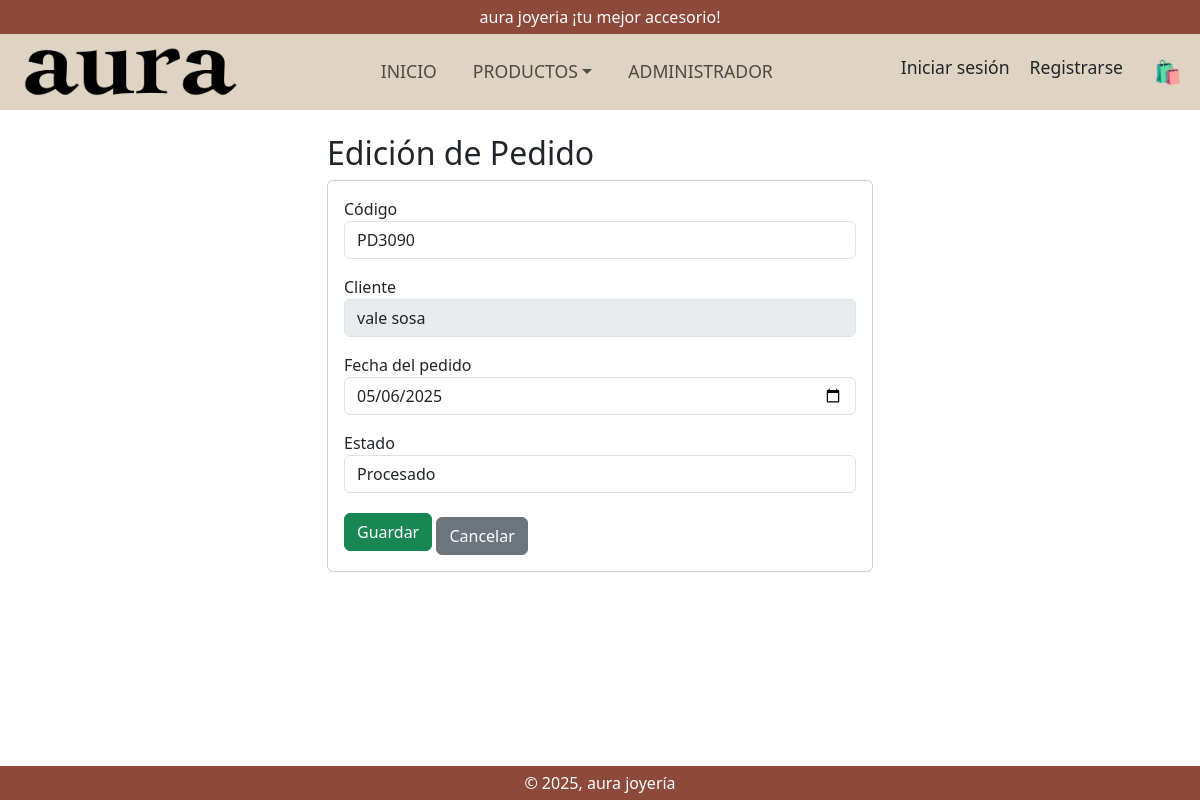
The app's page /edicionPedido/PD3090 with its own data.
### Aplicaciones/Gestion/models.py (models this page shows, shortened)
class Pedidos(models.Model):
    codigo = models.CharField(primary_key=True, max_length=6)
    cliente = models.ForeignKey(Clientes, on_delete=models.CASCADE)
    fecha = models.DateTimeField(auto_now_add=True)
    estado = models.CharField(max_length=20, choices=[
        ('Pendiente', 'Pendiente'),
        ('Procesado', 'Procesado'),
        ('Enviado', 'Enviado'),
        ('Entregado', 'Entregado')
    ], default='Pendiente')

class Clientes(models.Model):
    user = models.OneToOneField(User, on_delete=models.CASCADE, null=True, blank=True)
    codigo = models.CharField(primary_key=True, max_length=6)
    apellidopaterno = models.CharField(max_length=50)
    apellidomaterno = models.CharField(max_length=50)
    nombre = models.CharField(max_length=50)
    correo = models.EmailField(max_length=100, unique=True)
    telefono = models.CharField(max_length=20, blank=True, null=True)
    fecha_registro = models.DateTimeField(auto_now_add=True)

### Aplicaciones/Gestion/views.py (the view)
# urls.py: path('edicionPedido/<str:codigo>', views.edicionPedido, name='editar_pedido'),
def edicionPedido(request, codigo):
    pedido = get_object_or_404(Pedidos, codigo=codigo)
    if request.method == 'POST':
        pedido.estado = request.POST['estado']
        pedido.fecha  = request.POST['fecha_pedido']
        pedido.save()
        messages.success(request, 'Pedido actualizado correctamente.')
        return redirect('gestion_pedidos')
    estados = [
        ('Pendiente', 'Pendiente'),
        ('Procesado', 'Procesado'),
        ('Enviado', 'Enviado'),
        ('Entregado', 'Entregado'),
    ]
    clientes  = Clientes.objects.all()
    productos = Productos.objects.all()
    return render(request, 'edicionPedidos.html', {
        'pedido':    pedido,
         'estados': estados,
    })

### Aplicaciones/Gestion/context_processors.py (called while the page is built)
def categorias_disponibles(request):
    categorias = Categoria.objects.all()
    return {'categorias': categorias}

### Aplicaciones/Gestion/templates/edicionPedidos.html (shortened to what this page needs)
{% extends "./base.html" %}
{% block body %}
<div class="row">
  <div class="col-md-6 offset-md-3">
    <h2>Edición de Pedido</h2>
    <div class="card">
      <div class="card-body">
        <form method="POST">
          <div class="form-group mb-3">
            <label>Código</label>
            <input type="text" name="codigo" value="{{ pedido.codigo }}" class="form-control" readonly>
          </div>
          <div class="form-group mb-3">
            <label>Cliente</label>
            <select name="cliente" class="form-control" disabled>
              <option value="{{ pedido.cliente.codigo }}">{{ pedido.cliente.nombre }} {{ pedido.cliente.apellidopaterno }}</option>
            </select>
          </div>
          <div class="form-group mb-3">
            <label>Fecha del pedido</label>
            <input type="date" name="fecha_pedido" class="form-control" required value="{{ pedido.fecha|date:'Y-m-d' }}">
          </div>
          <div class="form-group mb-3">
            <label>Estado</label>
            <select name="estado" class="form-control" required>
              {% for estado_val, estado_disp in estados %}
                <option value="{{ estado_val }}" {% if pedido.estado == estado_val %}selected{% endif %}>
                  {{ estado_disp }}
                </option>
              {% endfor %}
            </select>
          </div>
          <div class="form-group">
            <button type="submit" class="btn btn-success btn-block text-white">Guardar</button>
            <a href="{% url 'gestion_pedidos' %}" class="btn btn-secondary btn-block mt-2">Cancelar</a>
          </div>
        </form>
      </div>
    </div>
  </div>
</div>
{% endblock %}

### Aplicaciones/Gestion/templates/base.html (style rules this page uses)
html, body { height: 100%; margin: 0; padding: 0; }
body { display: flex; flex-direction: column; }

### records on screen
Pedidos: codigo "PD3090", cliente "vale sosa", fecha_pedido "05/06/2025", estado "Procesado"
